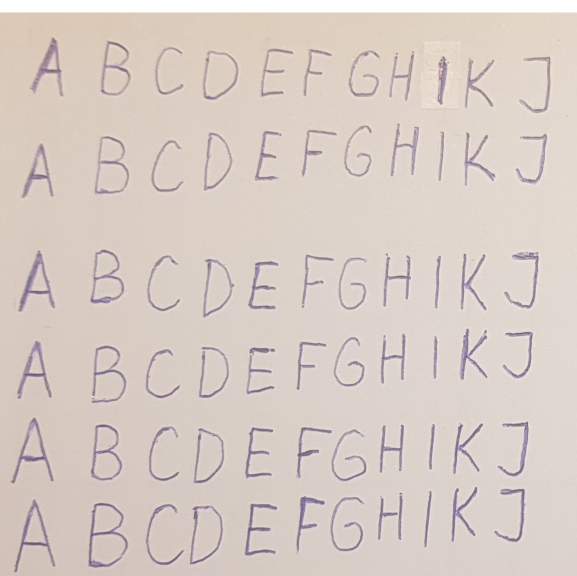
%> input picture mokymas.png, 1154 x 1152 px (shown at 1/2 size)
$ octave vaizdo_atpazinimas.m   (GNU Octave 9; MATLAB toolbox functions it lacks are replaced by stand-ins)
%> lines starting %> are read from the running program, lines starting %| are printed output that depends on the picture; in (x1, y1, x2, y2) boxes, pixels count from 0 and x2, y2 are one past the last pixel; in counts of white or black regions, pixels touching at a corner belong together; the program's own positions count from 1
### IS_LAB4/pozymiai_raidems_atpazinti.m
function pozymiai = pozymiai_raidems_atpazinti(pavadinimas, pvz_eiluciu_sk)
%> called with pavadinimas = 'mokymas.png', pvz_eiluciu_sk = 8
%%  pozymiai = pozymiai_raidems_atpazinti(pavadinimas, pvz_eiluciu_sk)
% Features = pozymiai_raidems_atpazinti(image_file_name, Number_of_symbols_lines)
% taikymo pavyzdys:
% pozymiai = pozymiai_raidems_atpazinti('test_data.png', 8);
% example of function use:
% Feaures = pozymiai_raidems_atpazinti('test_data.png', 8);
%%
% Vaizdo su pavyzdĆ¾iais nuskaitymas | Read image with written symbols
V = imread(pavadinimas);
%> V is the input picture: size 1152x1154x3 uint8; mean R, G, B 216.3, 204.5, 197.2
% figure(12), imshow(V)
%% RaidĆ¾iĆø iĆ°kirpimas ir sudĆ«liojimas Ć� kintamojo 'objektai' celes |
%% Perform segmentation of the symbols and write into cell variable
% RGB image is converted to grayscale
V_pustonis = rgb2gray(V);
% vaizdo keitimo dvejetainiu slenkstinĆ«s reikĆ°mĆ«s paieĆ°ka
% a threshold value is calculated for binary image conversion
slenkstis = graythresh(V_pustonis);
%> slenkstis = 0.702
% pustonio vaizdo keitimas dvejetainiu
% a grayscale image is converte to binary image
V_dvejetainis = im2bw(V_pustonis,slenkstis);
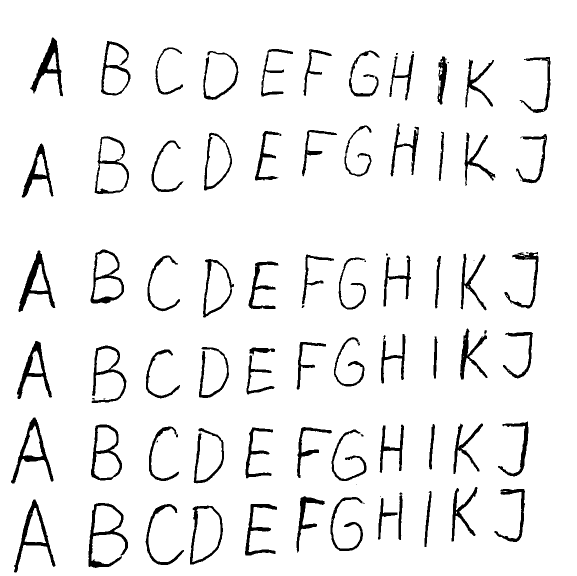
%> V_dvejetainis: size 1152x1154 logical (shown at 1/2 size); 93.9% white; 93 black regions (20 under 20 px), largest, box (x1, y1, x2, y2) and area: (177, 1006, 256, 1136) 2363, (37, 501, 111, 624) 2327, (28, 999, 111, 1145) 2224
% rezultato atvaizdavimas
% show the resulting image
% figure(1), imshow(V_dvejetainis)
% vaizde esanĆØiĆø objektĆø kontĆ»rĆø paieĆ°ka
% search for the contour of each object
V_konturais = edge(uint8(V_dvejetainis));
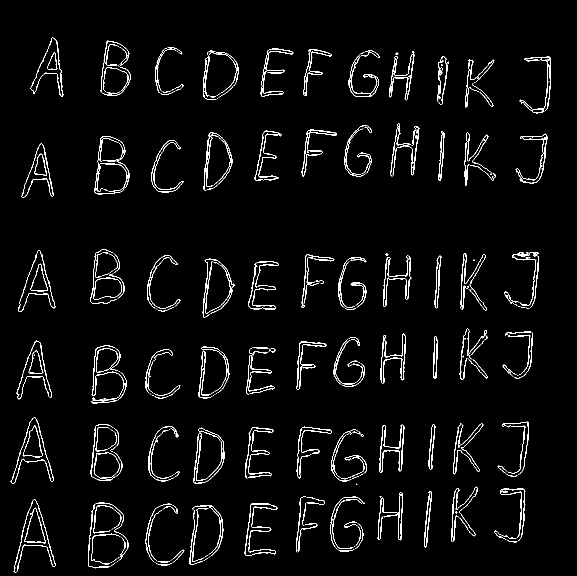
%> V_konturais: size 1152x1154 logical (shown at 1/2 size); 3.3% white in thin lines or dots, all inside (x1, y1, x2, y2) = (21, 74, 1102, 1146)
% rezultato atvaizdavimas
% show the resulting image
% figure(2),imshow(V_konturais)
% objektĆø kontĆ»rĆø uĆ¾pildymas
% fill the contours
se = strel('square',7); % struktĆ»rinis elementas uĆ¾pildymui
V_uzpildyti = imdilate(V_konturais, se);
%> V_uzpildyti: size 1152x1154 logical; 15.9% white; 67 white regions, largest, box (x1, y1, x2, y2) and area: (173, 1002, 260, 1140) 5593, (24, 995, 115, 1149) 4956, (18, 831, 111, 971) 4693
% rezultato atvaizdavimas
% show the result
% figure(3),imshow(V_uzpildyti)
% tuĆ°tumĆø objetĆø viduje uĆ¾pildymas
% fill the holes
V_vientisi= imfill(V_uzpildyti,'holes');
%> V_vientisi: size 1152x1154 logical; 18.7% white; 67 white regions
% rezultato atvaizdavimas
% show the result
%figure(4),imshow(V_vientisi)
% vientisĆø objektĆø dvejetainiame vaizde numeravimas
% set labels to binary image objects
[O_suzymeti Skaicius] = bwlabel(V_vientisi);
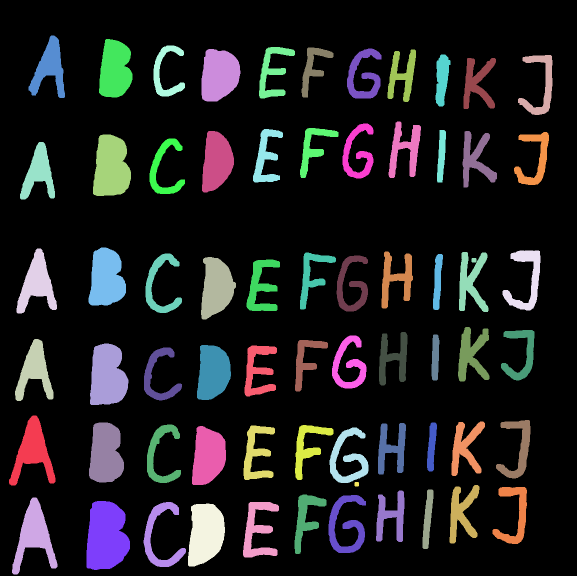
%> O_suzymeti: size 1152x1154 double (shown at 1/2 size); 68 distinct labels, from 0 to 67; one colour per label, 0 black
%> Skaicius = 67
% apskaiĆØiuojami objektĆø dvejetainiame vaizde poĆ¾ymiai
% calculate features for each symbol
O_pozymiai = regionprops(O_suzymeti);
%> O_pozymiai = 67 regions; largest, box (x1, y1, x2, y2), Area and Centroid: (173, 1002, 260, 1140) 9524 [213.2 1073.6], (180, 687, 257, 810) 7476 [215.7 752.6], (186, 269, 262, 392) 7438 [223.1 335], (376, 1007, 450, 1133) 7228 [411.7 1068], (178, 845, 248, 965) 6710 [212.1 908]
% nuskaitomos poĆ¾ymiĆø - objektĆø ribĆø koordinaĆØiĆø - reikĆ°mĆ«s
% find/read the bounding box of the symbol
O_ribos = [O_pozymiai.BoundingBox];
%> O_ribos = 268 values, max 1036.5 at index 265, min 9 at index 171, mean 328.3
% kadangi ribĆ  nusako 4 koordinatĆ«s, pergrupuojame reikĆ°mes
% change the sequence of values, describing the bounding box
O_ribos = reshape(O_ribos,[4 Skaicius]); % Skaicius - objektĆø skaiĆØius
%> O_ribos = 67 columns, first 8: [18.5 24.5 30.5 33.5 40.5 57.5 173.5 177.5; 831.5 995.5 678.5 497.5 284.5 71.5 1002.5 495.5; 93 91 77 81 70 73 87 75; 140 154 124 130 115 125 138 116]
% nuskaitomos poĆ¾ymiĆø - objektĆø masĆ«s centro koordinaĆØiĆø - reikĆ°mĆ«s
% reag the mass center coordinate
O_centras = [O_pozymiai.Centroid];
%> O_centras = 134 values, max 1082 at index 133, min 66.12 at index 1, mean 611.4
% kadangi centrĆ  nusako 2 koordinatĆ«s, pergrupuojame reikĆ°mes
% group center coordinate values
O_centras = reshape(O_centras,[2 Skaicius]);
%> O_centras = 67 columns, first 8: [66.12 68.67 69.71 74.38 77.97 99.81 213.2 213.4; 903.8 1072.3 742.6 567.9 346.1 136.8 1073.6 557.4]
O_centras = O_centras';
%> O_centras = 67 rows, first 12: [66.12 903.8; 68.67 1072.3; 69.71 742.6; 74.38 567.9; 77.97 346.1; 99.81 136.8; 213.2 1073.6; 213.4 557.4; 212.1 908; 215.7 752.6; 223.1 335; 230.7 139.8]
% pridedamas kiekvienam objektui vaize numeris (treĆØias stulpelis Ć°alia koordinaĆØiĆø)
% set the label/number for each object in the image
O_centras(:,3) = 1:Skaicius;
% surĆ»Ć°iojami objektai pagal x koordinatĆ¦ - stulpelĆ�
% arrange objects according to the column number
O_centras = sortrows(O_centras,2);
%> O_centras = 67 rows, first 12: [626.6 135.6 36; 99.81 136.8 6; 230.7 139.8 12; 545.8 144.2 30; 333.2 145.3 18; 439.1 150.4 23; 805 151.3 48; 728 151.4 42; 884.8 158.3 54; 955.4 166 61; 1082 171 67; 627 295.2 34]
% rĆ»Ć°iojama atsiĆ¾velgiant Ć� pavyzdĆ¾iĆø eiluĆØiĆø ir raidĆ¾iĆø skaiĆØiĆø
% sort accordign to the number of rows and number of symbols in the row
raidziu_sk = Skaicius/pvz_eiluciu_sk;
%> raidziu_sk = 8.38
for k = 1:pvz_eiluciu_sk
    O_centras((k-1)*raidziu_sk+1:k*raidziu_sk,:) = ...
        sortrows(O_centras((k-1)*raidziu_sk+1:k*raidziu_sk,:),3);
end
%> after the loop, O_centras = 67 rows, first 12: [99.81 136.8 6; 230.7 139.8 12; 333.2 145.3 18; 439.1 150.4 23; 545.8 144.2 30; 626.6 135.6 36; 728 151.4 42; 805 151.3 48; 532.6 314.8 29; 627 295.2 34; 716.4 306.7 41; 810.5 298.9 49]
% iĆ° dvejetainio vaizdo pagal objektĆø ribas iĆ°kerpami vaizdo fragmentai
% cut the symbol from initial image according to the bounding box estimated in binary image
for k = 1:Skaicius
    objektai{k} = imcrop(V_dvejetainis,O_ribos(:,O_centras(k,3)));
end
%> this loop made 67 passes
%> after the loop, objektai = 67 items
% vieno iĆ° vaizdo fragmentĆø atvaizdavimas
% show one of the symbol's image
figure(5),
for k = 1:Skaicius
   subplot(pvz_eiluciu_sk,raidziu_sk,k), imshow(objektai{k})
end
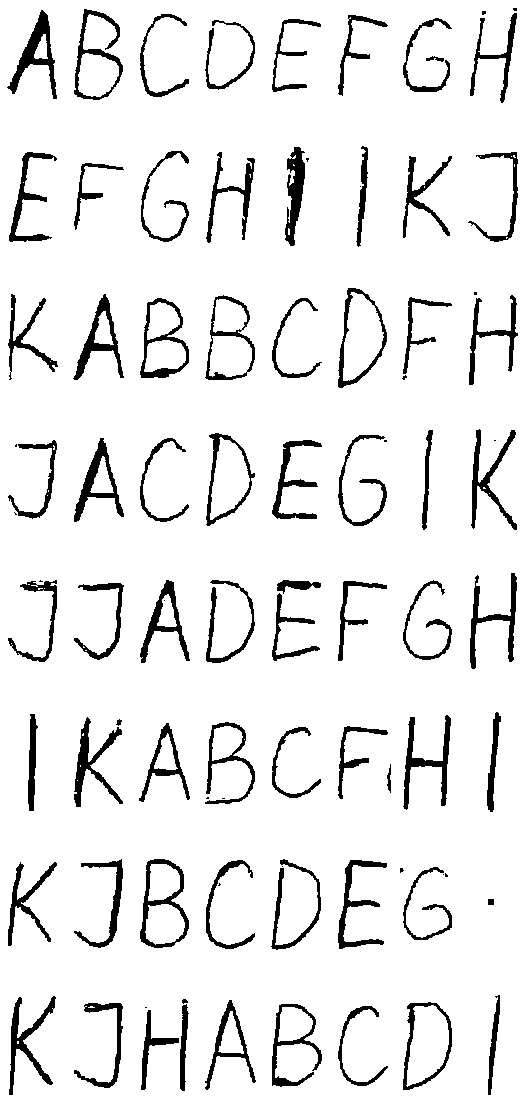
%> figure redrawn from the program's plot data, 64 panels
% vaizdo fragmentai apkerpami, panaikinant fonĆ  iĆ° kraĆ°tĆø (pagal staĆØiakampĆ�)
% image segments are cutt off
for k = 1:Skaicius % Skaicius = 88, jei yra 88 raidĆ«s
    V_fragmentas = objektai{k};
    % nustatomas kiekvieno vaizdo fragmento dydis
    % estimate the size of each segment
    [aukstis, plotis] = size(V_fragmentas);

    % 1. BaltĆø stulpeliĆø naikinimas
    % eliminate white spaces
    % apskaiĆØiuokime kiekvieno stulpelio sumĆ
    stulpeliu_sumos = sum(V_fragmentas,1);
    % naikiname tuos stulpelius, kur suma lygi aukĆ°ĆØiui
    V_fragmentas(:,stulpeliu_sumos == aukstis) = [];
    % perskaiĆØiuojamas objekto dydis
    [aukstis, plotis] = size(V_fragmentas);
    % 2. BaltĆø eiluĆØiĆø naikinimas
    % apskaiĆØiuokime kiekvienos seilutĆ«s sumĆ
    eiluciu_sumos = sum(V_fragmentas,2);
    % naikiname tas eilutes, kur suma lygi ploĆØiui
    V_fragmentas(eiluciu_sumos == plotis,:) = [];
    objektai{k}=V_fragmentas;% Ć�raĆ°ome vietoje neapkarpyto
end
%> this loop made 67 passes
%> (stulpeliu_sumos, eiluciu_sumos) on pass 56: ([10 10 10 10 9 10 10 10 10 10], [1; 1; 1; 1; 0; 1; 1; 1; 1; 1])
%> pass 3, in pozymiai_raidems_atpazinti, `V_fragmentas = objektai{k};`:
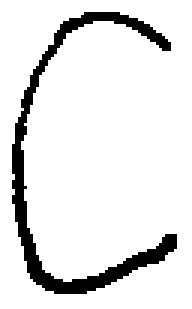
%> V_fragmentas: size 103x64 logical (shown 3 times larger); 89.6% white; 1 black region, box (x1, y1, x2, y2) and area: (4, 4, 59, 98) 684
% vieno iĆ° vaizdo fragmentĆø atvaizdavimas
% show the segment
% figure(6),
for k = 1:Skaicius
   subplot(pvz_eiluciu_sk,raidziu_sk,k), imshow(objektai{k})
end
%%
%% Suvienodiname vaizdo fragmentĆø dydĆ¾ius iki 70x50
%% Make all segments of the same size 70x50
for k=1:Skaicius
    V_fragmentas=objektai{k};
    V_fragmentas_7050=imresize(V_fragmentas,[70,50]);
    % padalinkime vaizdo fragmentĆ  Ć� 10x10 dydĆ¾io dalis
    % divide each image into 10x10 size segments
    for m=1:7
        for n=1:5
            % apskaiĆØiuokime kiekvienos dalies vidutinĆ� Ć°viesumĆ
            % calculate an average intensity for each 10x10 segment
            Vid_sviesumas_eilutese=sum(V_fragmentas_7050((m*10-9:m*10),(n*10-9:n*10)));
            Vid_sviesumas((m-1)*5+n)=sum(Vid_sviesumas_eilutese);
        end
    end
    % 10x10 dydĆ¾io dalyje maksimali Ć°viesumo galima reikĆ°mĆ« yra 100
    % normuokime Ć°viesumo reikĆ°mes intervale [0, 1]
    % perform normalization
    Vid_sviesumas = ((100-Vid_sviesumas)/100);
    % rezultatĆ  (poĆ¾mius) neuronĆø tinklui patogiau pateikti stulpeliu
    % transform features into column-vector
    Vid_sviesumas = Vid_sviesumas(:);
    % iĆ°saugome apskaiĆØiuotus poĆ¾ymius Ć� bendrĆ  kintamĆ jĆ�
    % save all fratures into single variable
    pozymiai{k} = Vid_sviesumas;
end

### IS_LAB4/vaizdo_atpazinimas.m
close all
clear all
clc
% raidÃ¾iÃ¸ pavyzdÃ¾iÃ¸ nuskaitymas ir poÃ¾ymiÃ¸ skaiÃ¨iavimas
% read the image with hand-written characters
pavadinimas = 'mokymas.png';
%> (the run ends here)
